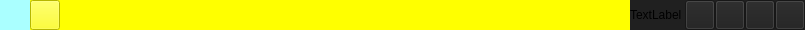
<?xml version="1.0" encoding="UTF-8"?>
<ui version="4.0">
 <class>titlebar</class>
 <widget class="QWidget" name="titlebar">
  <property name="geometry">
   <rect>
    <x>0</x>
    <y>0</y>
    <width>805</width>
    <height>30</height>
   </rect>
  </property>
  <property name="maximumSize">
   <size>
    <width>16777215</width>
    <height>30</height>
   </size>
  </property>
  <property name="windowTitle">
   <string>Form</string>
  </property>
  <property name="styleSheet">
   <string notr="true">background-color: rgb(255, 255, 255);</string>
  </property>
  <layout class="QHBoxLayout" name="horizontalLayout">
   <property name="spacing">
    <number>0</number>
   </property>
   <property name="leftMargin">
    <number>0</number>
   </property>
   <property name="topMargin">
    <number>0</number>
   </property>
   <property name="rightMargin">
    <number>0</number>
   </property>
   <property name="bottomMargin">
    <number>0</number>
   </property>
   <item>
    <widget class="QLabel" name="SoftLabel">
     <property name="minimumSize">
      <size>
       <width>30</width>
       <height>30</height>
      </size>
     </property>
     <property name="maximumSize">
      <size>
       <width>30</width>
       <height>30</height>
      </size>
     </property>
     <property name="styleSheet">
      <string notr="true">background-color: rgb(170, 255, 255);</string>
     </property>
     <property name="text">
      <string/>
     </property>
    </widget>
   </item>
   <item>
    <widget class="QWidget" name="widget" native="true">
     <property name="minimumSize">
      <size>
       <width>600</width>
       <height>0</height>
      </size>
     </property>
     <property name="maximumSize">
      <size>
       <width>600</width>
       <height>30</height>
      </size>
     </property>
     <property name="styleSheet">
      <string notr="true">background-color: rgb(255, 255, 0);</string>
     </property>
     <layout class="QHBoxLayout" name="horizontalLayout_2">
      <property name="spacing">
       <number>0</number>
      </property>
      <property name="leftMargin">
       <number>0</number>
      </property>
      <property name="topMargin">
       <number>0</number>
      </property>
      <property name="rightMargin">
       <number>0</number>
      </property>
      <property name="bottomMargin">
       <number>0</number>
      </property>
      <item>
       <widget class="QPushButton" name="MenuButton">
        <property name="minimumSize">
         <size>
          <width>30</width>
          <height>30</height>
         </size>
        </property>
        <property name="maximumSize">
         <size>
          <width>30</width>
          <height>30</height>
         </size>
        </property>
        <property name="text">
         <string/>
        </property>
       </widget>
      </item>
      <item>
       <widget class="QWidget" name="menu_widget" native="true">
        <layout class="QHBoxLayout" name="horizontalLayout_4">
         <property name="spacing">
          <number>0</number>
         </property>
         <property name="leftMargin">
          <number>0</number>
         </property>
         <property name="topMargin">
          <number>4</number>
         </property>
         <property name="rightMargin">
          <number>0</number>
         </property>
         <property name="bottomMargin">
          <number>0</number>
         </property>
        </layout>
       </widget>
      </item>
     </layout>
    </widget>
   </item>
   <item>
    <widget class="QWidget" name="widget_2" native="true">
     <property name="maximumSize">
      <size>
       <width>16777215</width>
       <height>30</height>
      </size>
     </property>
     <property name="styleSheet">
      <string notr="true">background-color: rgb(32, 32, 32);</string>
     </property>
     <layout class="QHBoxLayout" name="horizontalLayout_3">
      <property name="spacing">
       <number>0</number>
      </property>
      <property name="leftMargin">
       <number>0</number>
      </property>
      <property name="topMargin">
       <number>0</number>
      </property>
      <property name="rightMargin">
       <number>0</number>
      </property>
      <property name="bottomMargin">
       <number>0</number>
      </property>
      <item>
       <widget class="QLabel" name="label_2">
        <property name="text">
         <string>TextLabel</string>
        </property>
       </widget>
      </item>
      <item>
       <widget class="QPushButton" name="MiniButton">
        <property name="maximumSize">
         <size>
          <width>30</width>
          <height>30</height>
         </size>
        </property>
        <property name="text">
         <string/>
        </property>
       </widget>
      </item>
      <item>
       <widget class="QPushButton" name="MaxButton">
        <property name="maximumSize">
         <size>
          <width>30</width>
          <height>30</height>
         </size>
        </property>
        <property name="text">
         <string/>
        </property>
       </widget>
      </item>
      <item>
       <widget class="QPushButton" name="RecoverButton">
        <property name="maximumSize">
         <size>
          <width>30</width>
          <height>30</height>
         </size>
        </property>
        <property name="text">
         <string/>
        </property>
       </widget>
      </item>
      <item>
       <widget class="QPushButton" name="CloseButton">
        <property name="maximumSize">
         <size>
          <width>30</width>
          <height>30</height>
         </size>
        </property>
        <property name="text">
         <string/>
        </property>
       </widget>
      </item>
     </layout>
    </widget>
   </item>
  </layout>
 </widget>
 <resources/>
 <connections/>
</ui>
